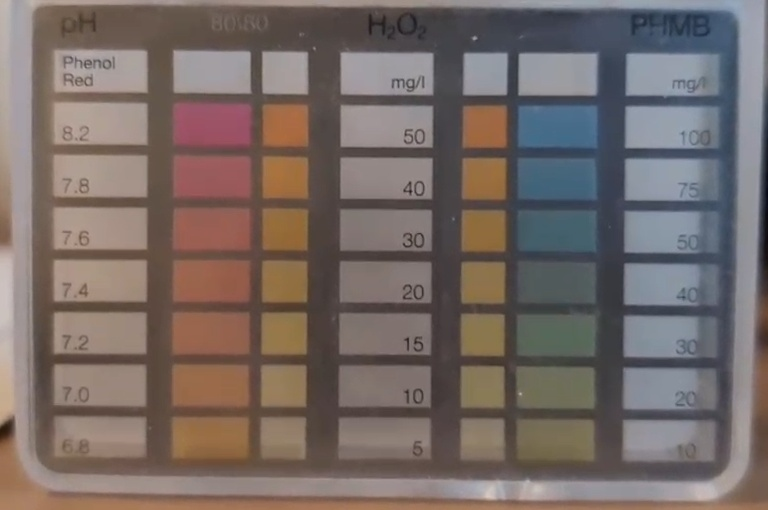
#> input picture reference2.jpg, 768 x 510 px
$ python detect_grid.py --image reference2.jpg
#> lines starting #> are read from the running program, lines starting #| are printed output that depends on the picture; after the words box and inside, x2 and y2 are one past the last pixel; in counts of white or black regions, pixels touching at a corner belong together
"""
detect_grid.py
==============
Visualisiert die Grid-Erkennung und erlaubt Korrektur der OCR-Werte.

Verwendung:
  python detect_grid.py --image reference2.jpg
"""

import cv2
import numpy as np
import argparse
import json
import re
from openocr import OpenOCR


parser = argparse.ArgumentParser()
parser.add_argument('--image', default='reference2.jpg')
args = parser.parse_args()

# ──────────────────────────────────────────
# 1. Bild laden
# ──────────────────────────────────────────
image = cv2.imread(args.image)
#> image is the input picture: shape (510, 768, 3); mean B, G, R 102.6, 106.8, 118.6
if image is None:
    raise FileNotFoundError(f"Bild nicht gefunden: {args.image}")
print(f"Bild: {args.image}  ({image.shape[1]}x{image.shape[0]}px)")
#| Bild: reference2.jpg  (768x510px)

# ──────────────────────────────────────────
# 2. Großes Rechteck (Bounding Box) erkennen
# ──────────────────────────────────────────
gray     = cv2.bilateralFilter(cv2.cvtColor(image, cv2.COLOR_BGR2GRAY), 5, 200, 200)
gray_enh = cv2.createCLAHE(clipLimit=2.0, tileGridSize=(8,8)).apply(gray)
canny    = cv2.Canny(gray_enh, 30, 120)
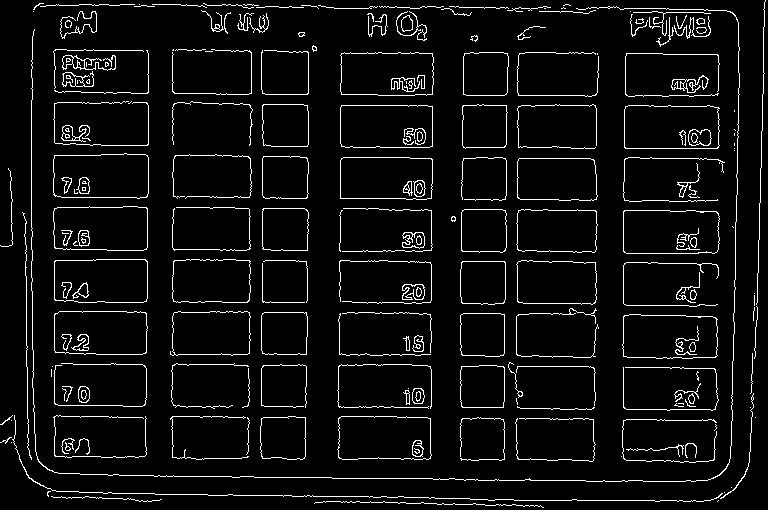
#> canny: shape (510, 768); 5.7% white in thin lines or dots
contours, _ = cv2.findContours(canny, cv2.RETR_EXTERNAL, cv2.CHAIN_APPROX_SIMPLE)
#> contours = 180 contours, 128 with area under 20; largest, box (x1, y1, x2, y2) and area: (623, 210, 720, 254) 4028, (53, 153, 149, 199) 4016, (624, 105, 720, 149) 3972, (53, 206, 148, 251) 3960, (622, 314, 718, 359) 3925

rects = []
for cnt in contours:
    if cv2.contourArea(cnt) < 1000:
        continue
    approx = cv2.approxPolyDP(cnt, 0.02 * cv2.arcLength(cnt, True), True)
    if len(approx) == 4 and cv2.isContourConvex(approx):
        x, y, w, h = cv2.boundingRect(approx)
        if 0.1 < w / float(h) < 10:
            rects.append((x, y, w, h))
#> this loop made 180 passes
#> (approx, x, y, w, h) on passes 22, 23, 49, 58, 59: ([[338, 418], [339, 458], [430, 458], [430, 418]], 338, 418, 93, 41), ([[305, 417], [261, 418], [262, 458], [304, 458]], 261, 417, 45, 42), ([[461, 366], [462, 407], [503, 407], [503, 366]], 461, 366, 43, 42), ([[623, 316], [623, 356], [717, 355], [715, 317]], 623, 316, 95, 41), ([[460, 315], [462, 355], [503, 355], [504, 314]], 460, 314, 45, 42)
#> after the loop, rects = 27 items, first 6: (338, 418, 93, 41), (261, 417, 45, 42), (461, 366, 43, 42), (623, 316, 95, 41), (460, 314, 45, 42), (262, 312, 45, 43)

margin = 50
x_min = max(min(r[0] for r in rects) - margin, 0)
#> x_min = 3
y_min = max(min(r[1] for r in rects) - margin, 0)
#> y_min = 3
x_max = min(max(r[0]+r[2] for r in rects) + margin, image.shape[1])
#> x_max = 768
y_max = min(max(r[1]+r[3] for r in rects) + margin, image.shape[0])
#> y_max = 509

# Großes Rechteck anzeigen
vis_bbox = image.copy()
cv2.rectangle(vis_bbox, (x_min, y_min), (x_max, y_max), (0, 255, 0), 3)
#> vis_bbox: shape (510, 768, 3); 2.46% of pixels changed, all inside (x1, y1, x2, y2) = (1, 1, 768, 510)
cv2.putText(vis_bbox, f"Bounding Box: {x_max-x_min}x{y_max-y_min}px",
            (x_min, y_min - 10), cv2.FONT_HERSHEY_SIMPLEX, 0.7, (0, 255, 0), 2)

# cv2.imshow('1. Bounding Box', vis_bbox)
# cv2.waitKey(0)

# ──────────────────────────────────────────
# 3. Crop + Canny-Grid
# ──────────────────────────────────────────
cropped  = image[y_min:y_max, x_min:x_max].copy()
gray_c     = cv2.cvtColor(cropped, cv2.COLOR_BGR2GRAY)
gray_c_enh = cv2.createCLAHE(clipLimit=3.0, tileGridSize=(8,8)).apply(gray_c)
canny_c    = cv2.Canny(gray_c_enh, 50, 120)
#> canny_c: shape (506, 765); 7% white in thin lines or dots

cv2.imshow("Canny", canny_c)
cv2.waitKey(0)

kernel = np.ones((5,5), np.uint8)
canny = cv2.dilate(canny_c, kernel, iterations=1)
#> canny: shape (506, 765); 33.7% white; 47 white regions, largest, box (x1, y1, x2, y2) and area: (0, 0, 765, 506) 50033, (454, 254, 601, 409) 7382, (43, 357, 153, 458) 4352
canny = cv2.erode(canny, kernel, iterations=1)
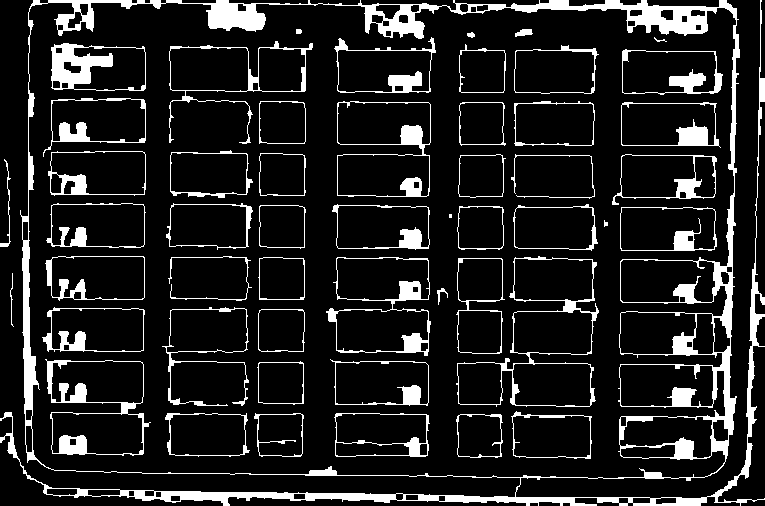
#> canny: shape (506, 765); 12.6% white; 52 white regions (2 under 20 px)


cv2.imshow("Canny closing 5", canny)
cv2.waitKey(0)

contours_c, _ = cv2.findContours(canny_c, cv2.RETR_EXTERNAL, cv2.CHAIN_APPROX_SIMPLE)
#> contours_c = 556 contours, 503 with area under 20; largest, box (x1, y1, x2, y2) and area: (621, 102, 717, 146) 3950, (330, 359, 429, 406) 3948, (51, 256, 145, 300) 3924, (337, 101, 431, 145) 3899, (337, 154, 430, 197) 3794

contour_image = np.zeros_like(cropped)

cv2.drawContours(contour_image, contours_c, -1, (0, 255, 0), 2)
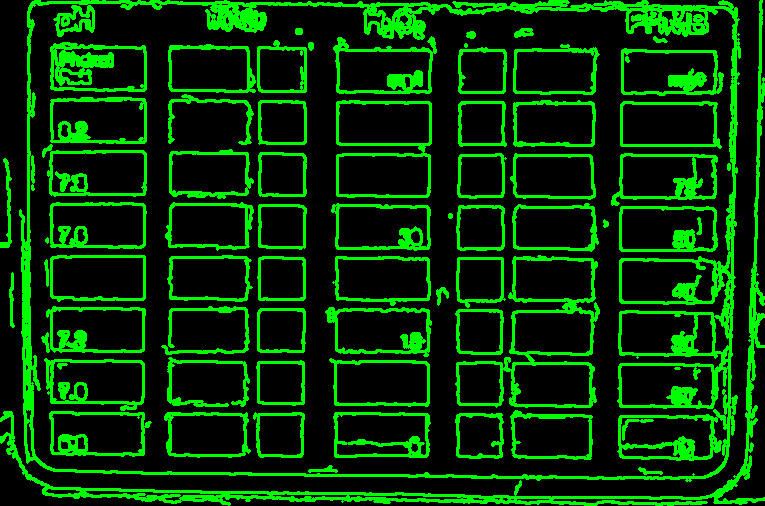
#> contour_image: shape (506, 765, 3); mean of channels 0, 1, 2 0, 52.9, 0; drawn as B, G, R
cv2.imshow('canny ergebnis', contour_image)


rects_cropped = []

cv2.destroyAllWindows()
for cnt in contours_c:
    x, y, w, h = cv2.boundingRect(cnt)
    ratio = w / float(h)
    area = w*h
    if 0.3 <ratio < 5.0 and area > 500:
       rects_cropped.append((x, y, w, h))
#> this loop made 556 passes
#> (x, y, w, h, ratio, area) on passes 1, 2, 6: (597, 501, 110, 4, 27.5, 440), (374, 501, 16, 2, 8, 32), (508, 499, 89, 6, 14.83, 534)

print(f"Canny: {len(rects_cropped)} Rechtecke gefunden")
#| Canny: 74 Rechtecke gefunden

contour_image = np.zeros_like(cropped)
for (x, y, w, h) in rects_cropped:
    cv2.rectangle(contour_image, (x, y), (x + w, y + h), (0, 255, 0), 2)
#> this loop made 74 passes
#> (x, y, w, h) on passes 1 to 8: (479, 423, 24, 35), (51, 418, 73, 38), (619, 415, 95, 45), (456, 414, 46, 44), (334, 413, 96, 44), (257, 413, 47, 44), (165, 413, 82, 38), (50, 412, 94, 44)
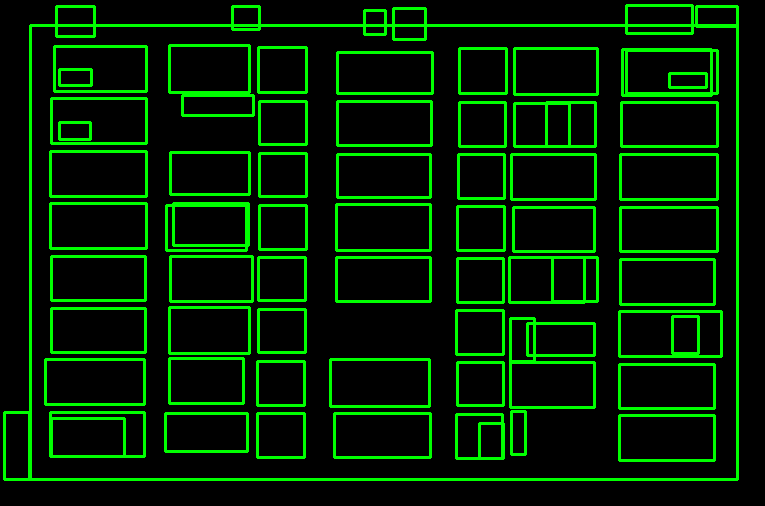
#> contour_image: shape (506, 765, 3); mean of channels 0, 1, 2 0, 34.4, 0; drawn as B, G, R

cv2.imshow('cropped ergebnis', contour_image)


# Zeilen und Spalten gruppieren
def group_by_axis(rects, axis, tol=20):
#> called with axis = 1, tol = 20
    rects_sorted = sorted(rects, key=lambda r: r[axis])
    groups = []
    for r in rects_sorted:
        placed = False
        for g in groups:
            if abs(g[0][axis] - r[axis]) < tol:
                g.append(r)
                placed = True
                break
        if not placed:
            groups.append([r])
#> this loop made 74 passes
#> r on passes 1 to 8: (626, 5, 66, 28), (696, 6, 41, 20), (232, 6, 27, 23), (56, 6, 38, 30), (393, 8, 32, 31), (364, 10, 21, 24), (30, 25, 707, 454), (169, 45, 80, 47)
    return groups

rows    = group_by_axis(rects_cropped, axis=1, tol=20)
columns = group_by_axis(rects_cropped, axis=0, tol=20)
#> the loop in group_by_axis (call 2), `for r in rects_sorted:` made 74 passes
#> r on passes 1 to 8: (4, 412, 25, 67), (30, 25, 707, 454), (45, 359, 99, 45), (50, 412, 94, 44), (50, 203, 96, 45), (50, 151, 96, 45), (51, 418, 73, 38), (51, 308, 94, 44)

col_pos     = sorted([min(r[0] for r in col) for col in columns])
col_widths  = [max(r[2] for r in col) for col in sorted(columns, key=lambda c: min(r[0] for r in c))]
row_pos     = sorted([min(r[1] for r in row) for row in rows])
row_heights = [max(r[3] for r in row) for row in sorted(rows, key=lambda rw: min(r[1] for r in rw))]

print(f"Spalten ({len(col_pos)}): {col_pos}")
#| Spalten (16): [4, 30, 50, 165, 232, 257, 330, 364, 393, 456, 479, 509, 546, 619, 669, 696]
print(f"Zeilen  ({len(row_pos)}): {row_pos}")
#| Zeilen  (12): [5, 25, 45, 69, 95, 122, 151, 203, 256, 307, 358, 411]

# Grid visualisieren
vis_grid = cropped.copy()
for lx in col_pos:
    cv2.line(vis_grid, (lx, 0), (lx, cropped.shape[0]), (0, 255, 255), 1)
#> this loop made 16 passes
#> lx on passes 1 to 8: 4, 30, 50, 165, 232, 257, 330, 364
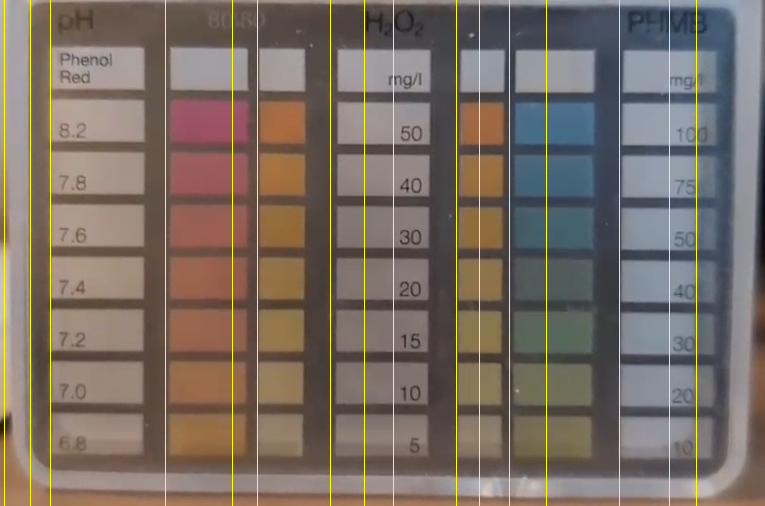
#> vis_grid: shape (506, 765, 3); mean B, G, R 100.2, 109.5, 121.1
for ly in row_pos:
    cv2.line(vis_grid, (0, ly), (cropped.shape[1], ly), (0, 255, 255), 1)
#> this loop made 12 passes
#> ly on passes 1 to 8: 5, 25, 45, 69, 95, 122, 151, 203
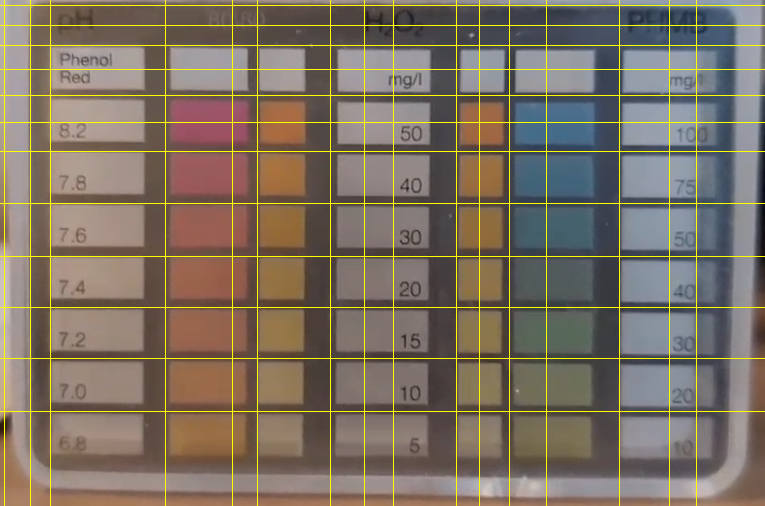
#> vis_grid: shape (506, 765, 3); 2.32% of pixels changed, all inside (x1, y1, x2, y2) = (0, 5, 765, 412)

# Kleine Rechtecke einzeichnen
rects_grid = []
for ri, (ry, rh) in enumerate(zip(row_pos, row_heights)):
    for ci, (cx, cw) in enumerate(zip(col_pos, col_widths)):
        rects_grid.append((ci, ri, cx, ry, cw, rh))
        cv2.rectangle(vis_grid, (cx, ry), (cx+cw, ry+rh), (0, 200, 0), 1)
        cv2.putText(vis_grid, f"{ci},{ri}", (cx+3, ry+14),
                    cv2.FONT_HERSHEY_SIMPLEX, 0.3, (255, 255, 0), 1)
#> this loop made 12 passes
#> (ry, rh) on passes 1 to 8: (5, 31), (25, 454), (45, 47), (69, 16), (95, 45), (122, 17), (151, 45), (203, 46)
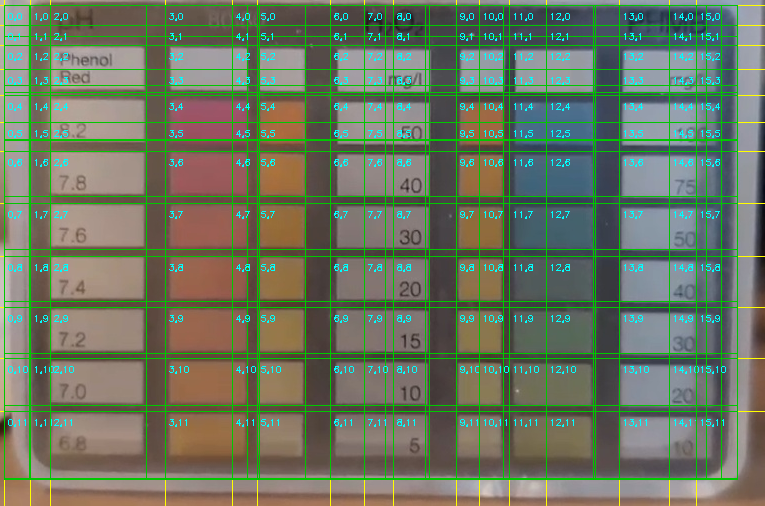
#> vis_grid: shape (506, 765, 3); 9.95% of pixels changed, all inside (x1, y1, x2, y2) = (4, 5, 738, 480)

cv2.imshow('2. Erkannte Zellen', vis_grid)
cv2.waitKey(0)

# ──────────────────────────────────────────
# 4. OCR auf measure-Zellen
# ──────────────────────────────────────────
print("\nOCR läuft...")
#> (the run stopped early here; a loop or call above may not have finished)

$ run again, with WIN_20250906_21_46_58_Pro.jpg copied over reference2.jpg
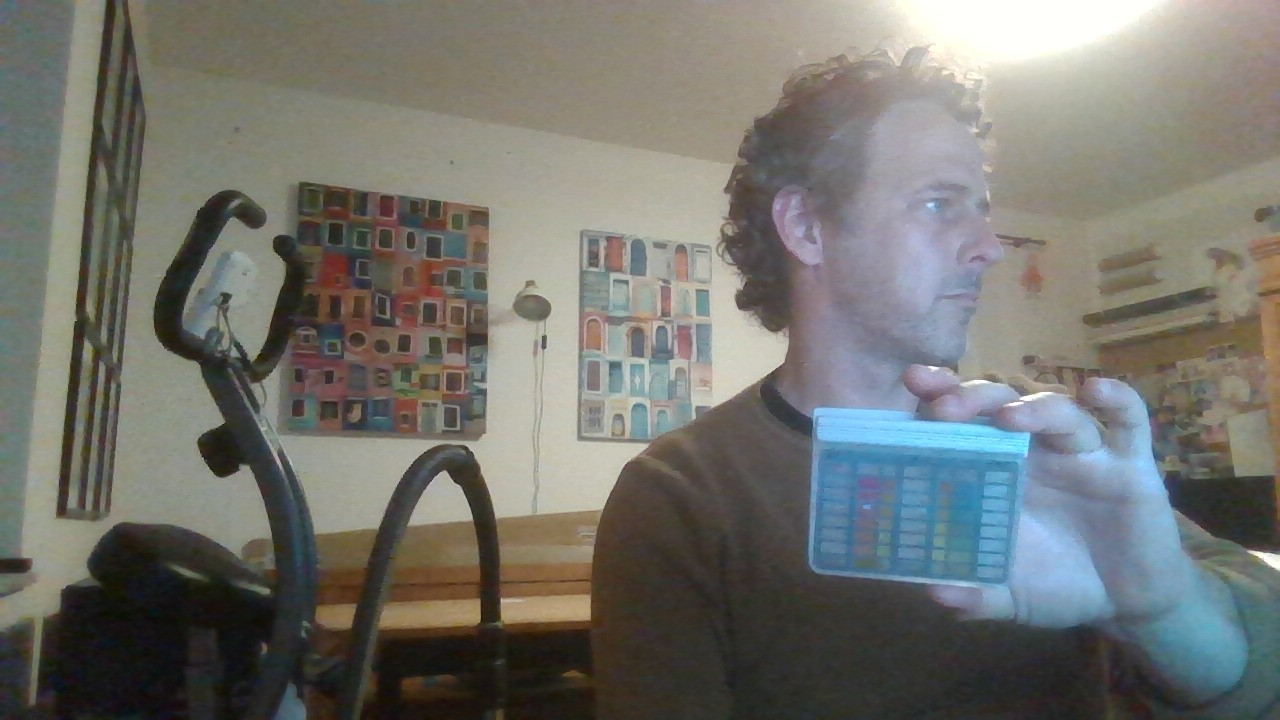
#> input picture WIN_20250906_21_46_58_Pro.jpg, 1280 x 720 px
#> image is the input picture: shape (720, 1280, 3); mean B, G, R 110.7, 116, 115.6
#| Bild: reference2.jpg  (1280x720px)
#> `canny    = cv2.Canny(gray_enh, 30, 120)`:
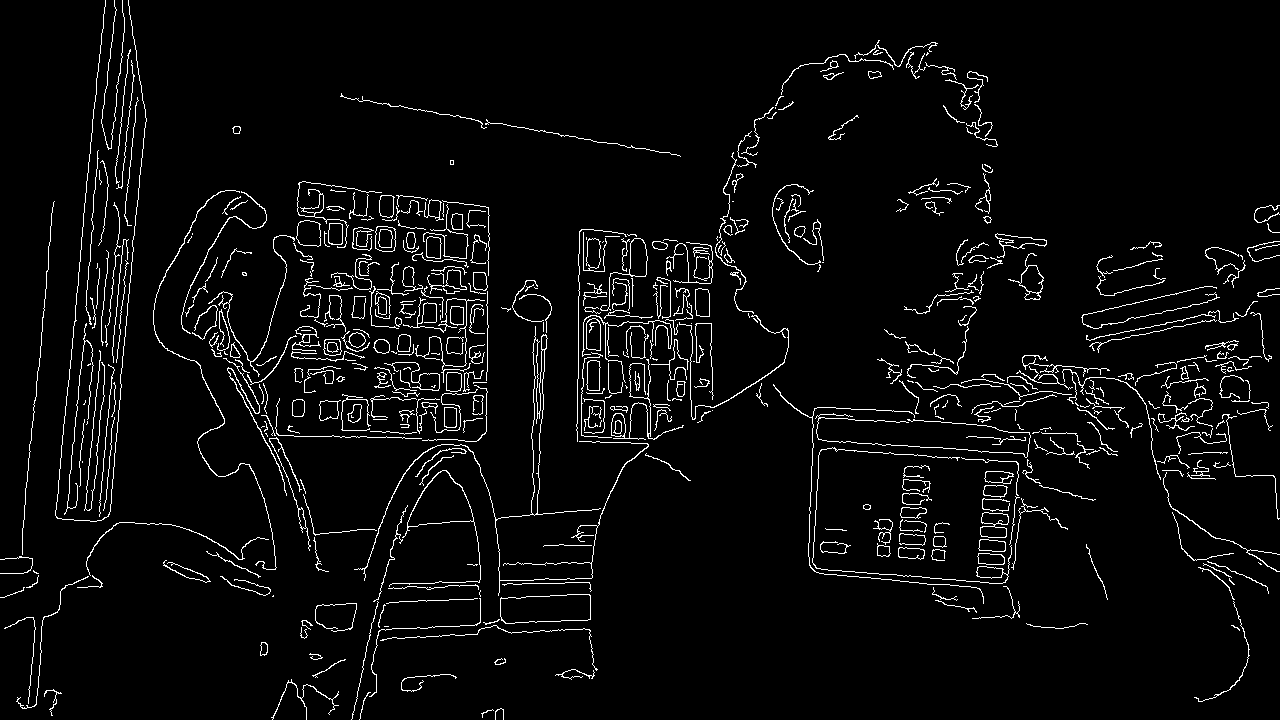
#> canny: shape (720, 1280); 4.2% white in thin lines or dots
#> contours = 505 contours, 404 with area under 20; largest, box (x1, y1, x2, y2) and area: (500, 594, 591, 624) 2276, (389, 470, 481, 587) 2268, (354, 326, 649, 596) 1254, (600, 238, 648, 311) 587, (1008, 253, 1044, 300) 553
#> the loop `for cnt in contours:` made 505 passes
#> (approx, x, y, w, h) on pass 28: ([[590, 595], [501, 597], [501, 620], [587, 620]], 501, 595, 90, 26)
#> after the loop `for cnt in contours:`: rects = [(501, 595, 90, 26)]
#> x_min = 451
#> y_min = 545
#> x_max = 641
#> y_max = 671
#> canny_c: shape (126, 190); 8.4% white in thin lines or dots, all inside (x1, y1, x2, y2) = (0, 0, 157, 126)
#> contours_c = 64 contours, 63 with area under 20; largest, box (x1, y1, x2, y2) and area: (0, 36, 141, 83) 38
#> the loop `for cnt in contours_c:` made 64 passes
#> (x, y, w, h, ratio, area) on passes 1 to 8: (117, 124, 11, 2, 5.5, 22), (39, 122, 9, 4, 2.25, 36), (45, 117, 8, 3, 2.67, 24), (42, 112, 14, 14, 1, 196), (36, 105, 10, 10, 1, 100), (6, 93, 14, 3, 4.67, 42), (0, 89, 16, 2, 8, 32), (14, 88, 14, 3, 4.67, 42)
#> after the loop `for cnt in contours_c:`: rects_cropped = [(0, 36, 141, 47), (0, 13, 34, 25), (98, 0, 46, 36)]
#| Canny: 3 Rechtecke gefunden
#> the loop `for (x, y, w, h) in rects_cropped:` made 3 passes
#> rects_sorted = [(98, 0, 46, 36), (0, 13, 34, 25), (0, 36, 141, 47)]
#> the loop in group_by_axis, `for r in rects_sorted:` made 3 passes
#> after the loop in group_by_axis, `for r in rects_sorted:`: g = [(98, 0, 46, 36), (0, 13, 34, 25)]; groups = [[(98, 0, 46, 36), (0, 13, 34, 25)], [(0, 36, 141, 47)]]
#> rows has the same summary as groups in group_by_axis
#> the loop in group_by_axis (call 2), `for r in rects_sorted:` made 3 passes
#> columns = [[(0, 36, 141, 47), (0, 13, 34, 25)], [(98, 0, 46, 36)]]
#> col_pos = [0, 98]
#> col_widths = [141, 46]
#> row_pos = [0, 36]
#> row_heights = [36, 47]
#| Spalten (2): [0, 98]
#| Zeilen  (2): [0, 36]
#> the loop `for lx in col_pos:` made 2 passes
#> lx on pass 2: 98
#> the loop `for ly in row_pos:` made 2 passes
#> ly on pass 2: 36
#> the loop `for ri, (ry, rh) in enumerate(zip(row_pos, row_heights)):` made 2 passes
#> (ri, ry, rh) on passes 1 to 2: (0, 0, 36), (1, 36, 47)
#> after the loop `for ri, (ry, rh) in enumerate(zip(row_pos, row_heights)):`:
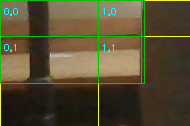
#> vis_grid: shape (126, 190, 3); mean B, G, R 49.5, 77.1, 85.6
#> after the loop `for ri, (ry, rh) in enumerate(zip(row_pos, row_heights)):`: rects_grid = [(0, 0, 0, 0, 141, 36), (1, 0, 98, 0, 46, 36), (0, 1, 0, 36, 141, 47), (1, 1, 98, 36, 46, 47)]
